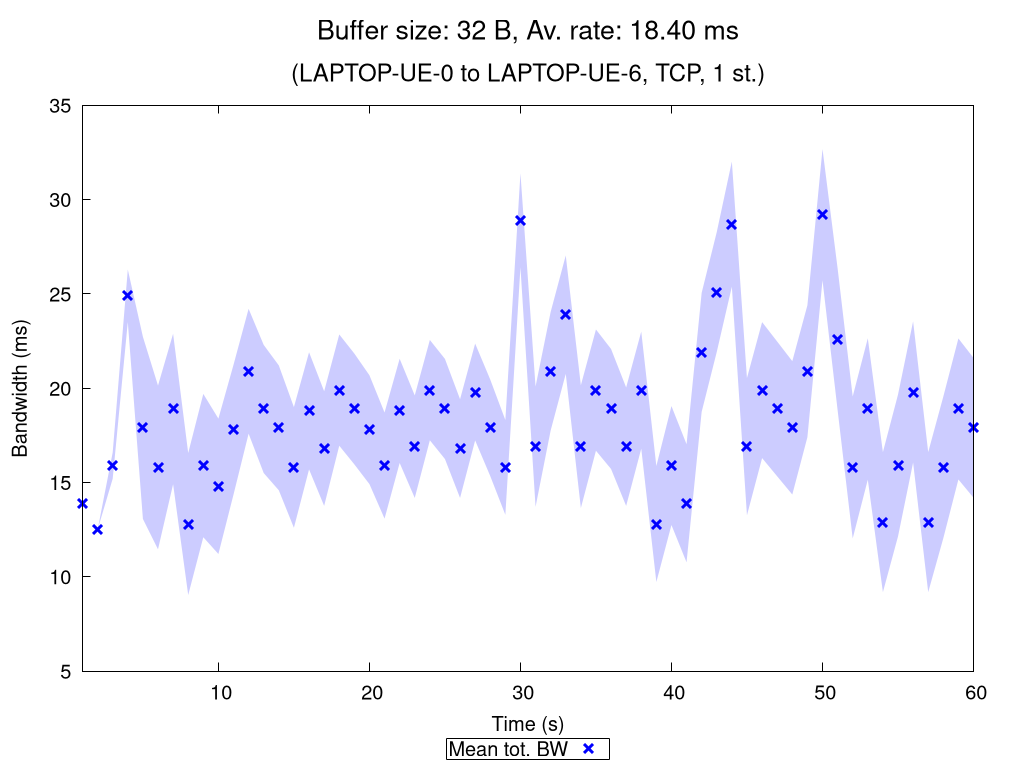

gnuplot code for this plot:
set terminal pngcairo nocrop enhanced size 1024,768 font "Verdana,15"
set output "TCP_1_st_2020_11_05_16-08-22_one2two_00032B.png"

set title "{/=20 Buffer size: 32 B, Av. rate: 18.40 ms}\n\n{/=18 (LAPTOP-UE-0 to LAPTOP-UE-6, TCP, 1 st.)}"

set xlabel "Time (s)"
set ylabel "Bandwidth (ms)"
set ytics nomirror
set key bmargin center horizontal box samplen 1 width -1
set bmargin 4.6
set rmargin 4.5

rf = 1.0  # rate factor
set style fill transparent solid 0.2 noborder
set autoscale xfix
plot "TCP_1_st_2020_11_05_16-08-22_one2two_00032B_iperf_processed.dat" using 1:($2/rf-$3/rf):($2/rf+$3/rf) with filledcurves lc rgb "blue" notitle, \
     "" using 1:($2/rf) with points pt 2 ps 1.5 lw 3 lc rgb "blue" title "Mean tot. BW", \
